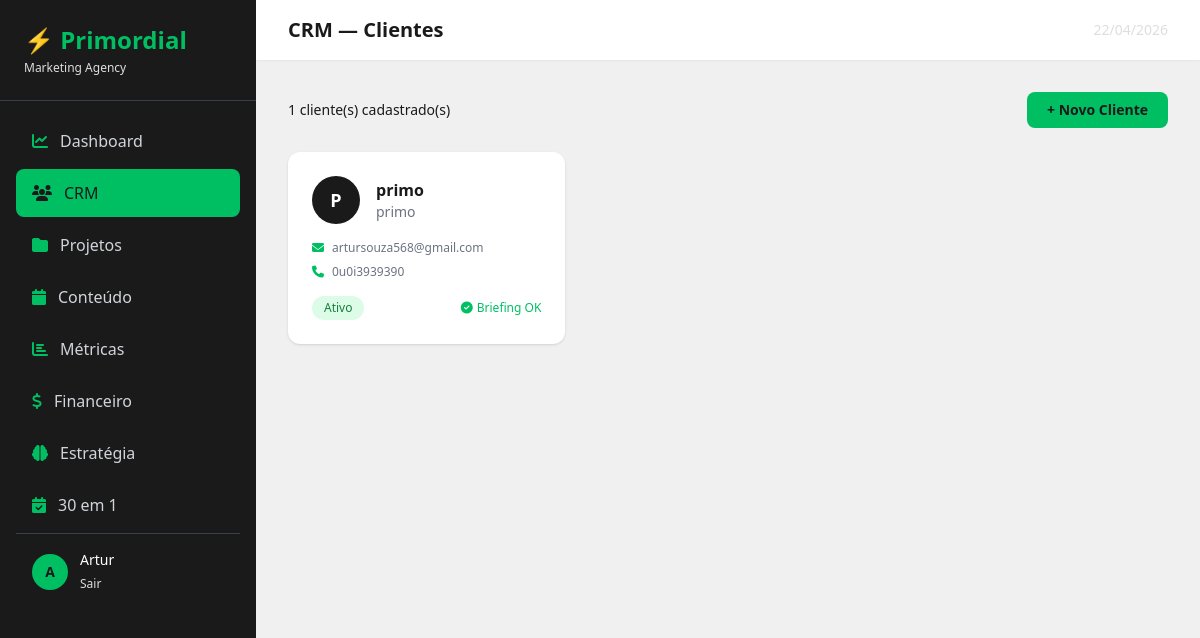
/crm/ (signed in), run on an earlier commit of the app's database.
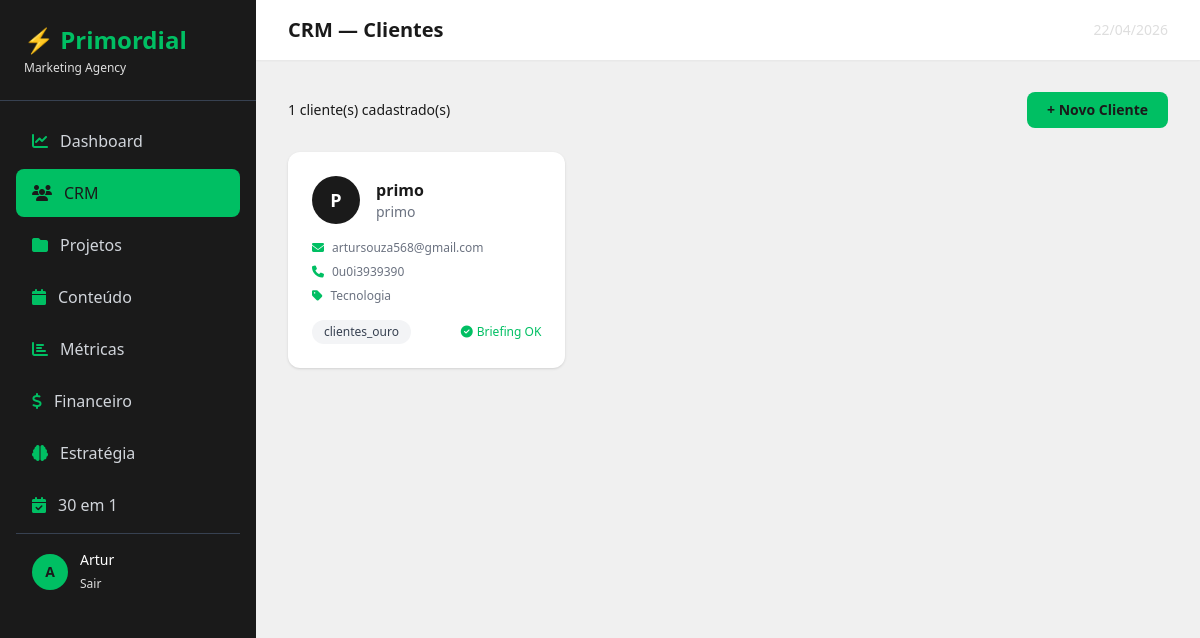
And on a later commit of the database.
### crm/models.py (models this page shows, shortened)
class Cliente(models.Model):
    STATUS_CHOICES = [
        ('lead', 'Lead'),
        ('prospecto', 'Prospecto'),
        ('ativo', 'Ativo'),
        ('ouro', '⭐ Cliente Ouro'),
        ('inativo', 'Inativo'),
    ]
    SEGMENTO_CHOICES = [
        ('moda', 'Moda e Beleza'),
        ('saude', 'Saúde e Bem-estar'),
        ('alimentacao', 'Alimentação'),
        ('tecnologia', 'Tecnologia'),
        ('educacao', 'Educação'),
        ('imobiliario', 'Imobiliário'),
        ('varejo', 'Varejo'),
        ('servicos', 'Serviços'),
        ('outro', 'Outro'),
    ]
    nome = models.CharField(max_length=200)
    empresa = models.CharField(max_length=200, blank=True)
    email = models.EmailField()
    telefone = models.CharField(max_length=20, blank=True)
    status = models.CharField(max_length=20, choices=STATUS_CHOICES, default='lead')
    data_entrada = models.DateTimeField(auto_now_add=True)
    observacoes = models.TextField(blank=True)
    cpf_cnpj = models.CharField(max_length=20, blank=True)
    data_nascimento = models.DateField(null=True, blank=True)
    endereco = models.CharField(max_length=300, blank=True)
    cidade = models.CharField(max_length=100, blank=True)
    estado = models.CharField(max_length=2, blank=True)
    segmento = models.CharField(max_length=20, choices=SEGMENTO_CHOICES, blank=True)
    site = models.URLField(blank=True)
    instagram = models.CharField(max_length=100, blank=True)
    facebook = models.CharField(max_length=100, blank=True)
    linkedin = models.CharField(max_length=100, blank=True)
    tiktok = models.CharField(max_length=100, blank=True)
    briefing_completo = models.BooleanField(default=False)

### crm/views.py (the view)
# urls.py: path('', views.lista_clientes, name='lista_clientes'),
@login_required
def lista_clientes(request):
    clientes = Cliente.objects.all().order_by('-data_entrada')
    return render(request, 'crm/lista_clientes.html', {'clientes': clientes})

### templates/crm/lista_clientes.html (shortened to what this page needs)
{% extends 'base/base.html' %}
{% block page_title %}CRM — Clientes{% endblock %}
{% block content %}
<div class="flex justify-between items-center mb-6">
    <p class="text-sm" style="color:#1a1a1a">{{ clientes.count }} cliente(s) cadastrado(s)</p>
    <a href="{% url 'novo_cliente' %}" class="font-bold px-5 py-2 rounded-lg transition text-sm" style="background-color:#00bf63; color:#1a1a1a">
        + Novo Cliente
    </a>
</div>
<div class="grid grid-cols-1 md:grid-cols-2 lg:grid-cols-3 gap-6">
    {% for cliente in clientes %}
    <a href="{% url 'detalhe_cliente' cliente.pk %}" class="bg-white rounded-xl shadow hover:shadow-md transition block p-6">
        <div class="flex items-center gap-4 mb-4">
            <div class="w-12 h-12 rounded-full flex items-center justify-center text-white font-bold text-lg flex-shrink-0" style="background-color:#1a1a1a">
                {{ cliente.nome|first|upper }}
            </div>
            <div>
                <p class="font-semibold" style="color:#1a1a1a">{{ cliente.nome }}</p>
                <p class="text-sm text-gray-500">{{ cliente.empresa|default:"—" }}</p>
            </div>
        </div>
        <div class="space-y-2 mb-4">
            {% if cliente.email %}
            <p class="text-xs text-gray-500 flex items-center gap-2">
                <i class="fas fa-envelope" style="color:#00bf63"></i> {{ cliente.email }}
            </p>
            {% endif %}
            {% if cliente.telefone %}
            <p class="text-xs text-gray-500 flex items-center gap-2">
                <i class="fas fa-phone" style="color:#00bf63"></i> {{ cliente.telefone }}
            </p>
            {% endif %}
            {% if cliente.segmento %}
            <p class="text-xs text-gray-500 flex items-center gap-2">
                <i class="fas fa-tag" style="color:#00bf63"></i> {{ cliente.get_segmento_display }}
            </p>
            {% endif %}
        </div>
        <div class="flex items-center justify-between">
            <span class="px-3 py-1 rounded-full text-xs font-medium
                {% if cliente.status == 'ativo' %}bg-green-100 text-green-700
                {% elif cliente.status == 'lead' %}bg-yellow-100 text-yellow-700
                {% elif cliente.status == 'prospecto' %}bg-blue-100 text-blue-700
                {% else %}bg-gray-100 text-gray-700{% endif %}">
                {{ cliente.get_status_display }}
            </span>
            {% if cliente.briefing_completo %}
            <span class="text-xs font-medium" style="color:#00bf63">
                <i class="fas fa-check-circle mr-1"></i>Briefing OK
            </span>
            {% else %}
            <span class="text-xs text-gray-400">
                <i class="fas fa-clock mr-1"></i>Briefing pendente
            </span>
            {% endif %}
        </div>
    </a>
    {% endfor %}
</div>
{% endblock %}

What changed in the data, as far as the page shows it:
changed Cliente "primo": segmento (not shown) → "Tecnologia"; status "Ativo" → "clientes_ouro"
